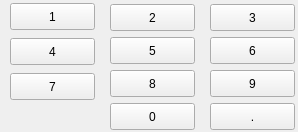
<?xml version="1.0" encoding="UTF-8"?>
<ui version="4.0">
 <class>Keypad</class>
 <widget class="QWidget" name="Keypad">
  <property name="geometry">
   <rect>
    <x>0</x>
    <y>0</y>
    <width>298</width>
    <height>132</height>
   </rect>
  </property>
  <property name="windowTitle">
   <string>Form</string>
  </property>
  <widget class="QPushButton" name="KP0">
   <property name="geometry">
    <rect>
     <x>110</x>
     <y>103</y>
     <width>85</width>
     <height>27</height>
    </rect>
   </property>
   <property name="focusPolicy">
    <enum>Qt::NoFocus</enum>
   </property>
   <property name="text">
    <string>0</string>
   </property>
  </widget>
  <widget class="QPushButton" name="KP2">
   <property name="geometry">
    <rect>
     <x>110</x>
     <y>4</y>
     <width>85</width>
     <height>27</height>
    </rect>
   </property>
   <property name="focusPolicy">
    <enum>Qt::NoFocus</enum>
   </property>
   <property name="text">
    <string>2</string>
   </property>
  </widget>
  <widget class="QPushButton" name="KP7">
   <property name="geometry">
    <rect>
     <x>10</x>
     <y>73</y>
     <width>85</width>
     <height>27</height>
    </rect>
   </property>
   <property name="focusPolicy">
    <enum>Qt::NoFocus</enum>
   </property>
   <property name="text">
    <string>7</string>
   </property>
  </widget>
  <widget class="QPushButton" name="KP4">
   <property name="geometry">
    <rect>
     <x>10</x>
     <y>38</y>
     <width>85</width>
     <height>27</height>
    </rect>
   </property>
   <property name="focusPolicy">
    <enum>Qt::NoFocus</enum>
   </property>
   <property name="text">
    <string>4</string>
   </property>
  </widget>
  <widget class="QPushButton" name="KP6">
   <property name="geometry">
    <rect>
     <x>210</x>
     <y>37</y>
     <width>85</width>
     <height>27</height>
    </rect>
   </property>
   <property name="focusPolicy">
    <enum>Qt::NoFocus</enum>
   </property>
   <property name="text">
    <string>6</string>
   </property>
  </widget>
  <widget class="QPushButton" name="KP1">
   <property name="geometry">
    <rect>
     <x>10</x>
     <y>3</y>
     <width>85</width>
     <height>27</height>
    </rect>
   </property>
   <property name="focusPolicy">
    <enum>Qt::NoFocus</enum>
   </property>
   <property name="text">
    <string>1</string>
   </property>
  </widget>
  <widget class="QPushButton" name="KP9">
   <property name="geometry">
    <rect>
     <x>210</x>
     <y>70</y>
     <width>85</width>
     <height>27</height>
    </rect>
   </property>
   <property name="focusPolicy">
    <enum>Qt::NoFocus</enum>
   </property>
   <property name="text">
    <string>9</string>
   </property>
  </widget>
  <widget class="QPushButton" name="KP5">
   <property name="geometry">
    <rect>
     <x>110</x>
     <y>37</y>
     <width>85</width>
     <height>27</height>
    </rect>
   </property>
   <property name="focusPolicy">
    <enum>Qt::NoFocus</enum>
   </property>
   <property name="text">
    <string>5</string>
   </property>
  </widget>
  <widget class="QPushButton" name="KP0_2">
   <property name="geometry">
    <rect>
     <x>210</x>
     <y>103</y>
     <width>85</width>
     <height>27</height>
    </rect>
   </property>
   <property name="focusPolicy">
    <enum>Qt::NoFocus</enum>
   </property>
   <property name="text">
    <string>.</string>
   </property>
  </widget>
  <widget class="QPushButton" name="KP3">
   <property name="geometry">
    <rect>
     <x>210</x>
     <y>4</y>
     <width>85</width>
     <height>27</height>
    </rect>
   </property>
   <property name="focusPolicy">
    <enum>Qt::NoFocus</enum>
   </property>
   <property name="text">
    <string>3</string>
   </property>
  </widget>
  <widget class="QPushButton" name="KP8">
   <property name="geometry">
    <rect>
     <x>110</x>
     <y>70</y>
     <width>85</width>
     <height>27</height>
    </rect>
   </property>
   <property name="focusPolicy">
    <enum>Qt::NoFocus</enum>
   </property>
   <property name="text">
    <string>8</string>
   </property>
  </widget>
 </widget>
 <resources/>
 <connections/>
</ui>
